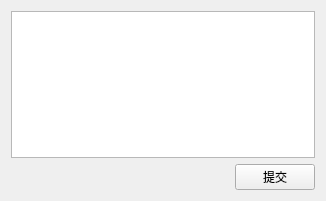
<?xml version="1.0" encoding="UTF-8"?>
<ui version="4.0">
 <class>FixAdd</class>
 <widget class="QWidget" name="FixAdd">
  <property name="geometry">
   <rect>
    <x>0</x>
    <y>0</y>
    <width>326</width>
    <height>201</height>
   </rect>
  </property>
  <property name="windowTitle">
   <string>Form</string>
  </property>
  <layout class="QVBoxLayout" name="verticalLayout_2">
   <item>
    <layout class="QVBoxLayout" name="verticalLayout">
     <item>
      <widget class="QTextEdit" name="textEdit_fixadd"/>
     </item>
     <item>
      <layout class="QHBoxLayout" name="horizontalLayout">
       <item>
        <spacer name="horizontalSpacer">
         <property name="orientation">
          <enum>Qt::Horizontal</enum>
         </property>
         <property name="sizeHint" stdset="0">
          <size>
           <width>40</width>
           <height>20</height>
          </size>
         </property>
        </spacer>
       </item>
       <item>
        <widget class="QPushButton" name="pb_sub">
         <property name="text">
          <string>提交</string>
         </property>
        </widget>
       </item>
      </layout>
     </item>
    </layout>
   </item>
  </layout>
 </widget>
 <resources/>
 <connections/>
</ui>
